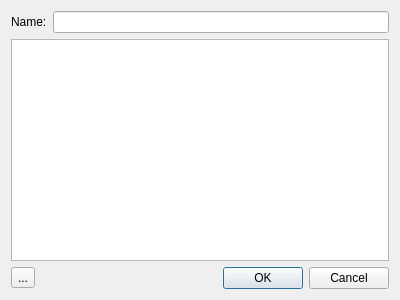
<?xml version="1.0" encoding="UTF-8"?>
<ui version="4.0">
 <class>ReportCustomSectionDialog</class>
 <widget class="QDialog" name="ReportCustomSectionDialog">
  <property name="geometry">
   <rect>
    <x>0</x>
    <y>0</y>
    <width>400</width>
    <height>300</height>
   </rect>
  </property>
  <property name="windowTitle">
   <string>Custom HTML element</string>
  </property>
  <layout class="QVBoxLayout" name="verticalLayout">
   <item>
    <layout class="QHBoxLayout" name="horizontalLayout_2">
     <item>
      <widget class="QLabel" name="label">
       <property name="text">
        <string>Name:</string>
       </property>
      </widget>
     </item>
     <item>
      <widget class="QLineEdit" name="lineEditName"/>
     </item>
    </layout>
   </item>
   <item>
    <widget class="QPlainTextEdit" name="plainTextEdit"/>
   </item>
   <item>
    <layout class="QHBoxLayout" name="horizontalLayout">
     <item>
      <widget class="QToolButton" name="toolButtonLoadFile">
       <property name="text">
        <string>...</string>
       </property>
       <property name="icon">
        <iconset theme="profex-folder">
         <normaloff>.</normaloff>.</iconset>
       </property>
      </widget>
     </item>
     <item>
      <widget class="QDialogButtonBox" name="buttonBox">
       <property name="orientation">
        <enum>Qt::Horizontal</enum>
       </property>
       <property name="standardButtons">
        <set>QDialogButtonBox::Cancel|QDialogButtonBox::Ok</set>
       </property>
      </widget>
     </item>
    </layout>
   </item>
  </layout>
 </widget>
 <resources/>
 <connections>
  <connection>
   <sender>buttonBox</sender>
   <signal>accepted()</signal>
   <receiver>ReportCustomSectionDialog</receiver>
   <slot>accept()</slot>
   <hints>
    <hint type="sourcelabel">
     <x>248</x>
     <y>254</y>
    </hint>
    <hint type="destinationlabel">
     <x>157</x>
     <y>274</y>
    </hint>
   </hints>
  </connection>
  <connection>
   <sender>buttonBox</sender>
   <signal>rejected()</signal>
   <receiver>ReportCustomSectionDialog</receiver>
   <slot>reject()</slot>
   <hints>
    <hint type="sourcelabel">
     <x>316</x>
     <y>260</y>
    </hint>
    <hint type="destinationlabel">
     <x>286</x>
     <y>274</y>
    </hint>
   </hints>
  </connection>
  <connection>
   <sender>toolButtonLoadFile</sender>
   <signal>clicked()</signal>
   <receiver>ReportCustomSectionDialog</receiver>
   <slot>loadFile()</slot>
   <hints>
    <hint type="sourcelabel">
     <x>25</x>
     <y>257</y>
    </hint>
    <hint type="destinationlabel">
     <x>53</x>
     <y>280</y>
    </hint>
   </hints>
  </connection>
 </connections>
 <slots>
  <slot>loadFile()</slot>
 </slots>
</ui>
